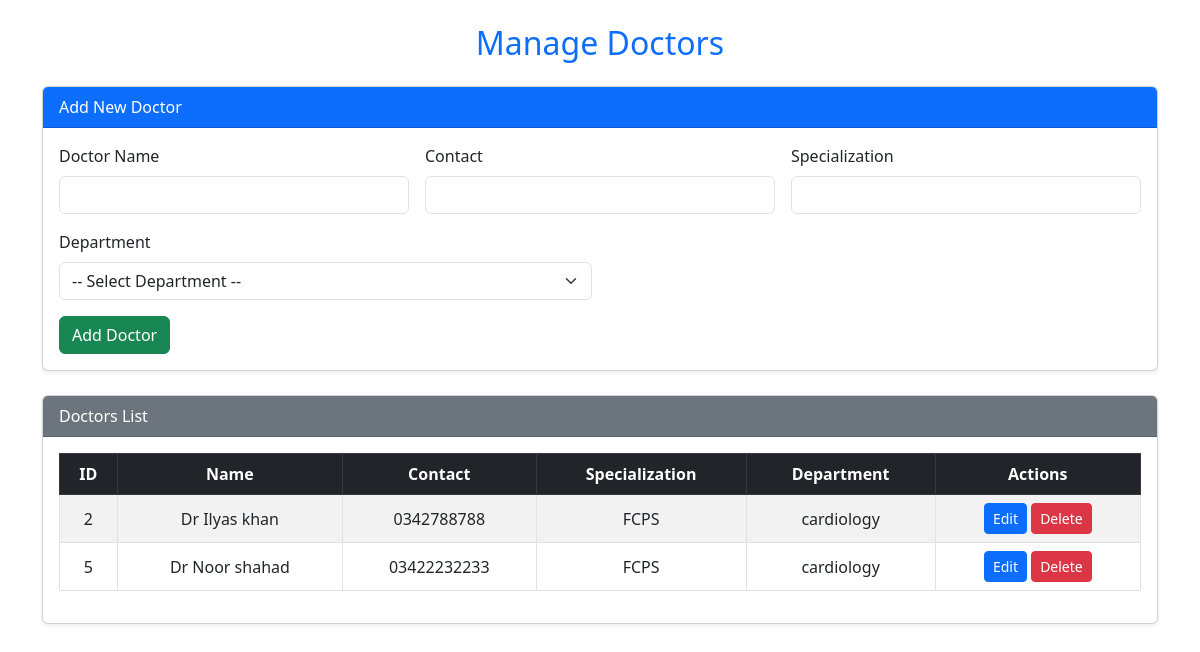
/doctor.php, run on the app's committed database.
### tables this page shows
CREATE TABLE `doctor` (
  `doctor_id` int(10) NOT NULL,
  `d_name` varchar(100) NOT NULL,
  `d_contact` varchar(50) NOT NULL,
  `specialization` varchar(100) NOT NULL,
  `deptt_id` int(11) NOT NULL,
  `time` varchar(100) NOT NULL
);

CREATE TABLE `department` (
  `deptt_id` int(10) NOT NULL,
  `deptt_name` varchar(100) NOT NULL
);

### doctor.php (the view, shortened to what this page needs)
<?php
include '../database/config.php';
$doctors = $conn->query("SELECT doctor.*, department.deptt_name AS dept_name
                         FROM doctor
                         JOIN department ON doctor.deptt_id = department.deptt_id");
$editing = false;
$editData = null;
?>
<!DOCTYPE html>
<html lang="en">
<head>
  <link href="https://cdn.jsdelivr.net/npm/bootstrap@5.3.0/dist/css/bootstrap.min.css" rel="stylesheet">
</head>
<body>
<div class="container py-4">
  <h2 class="mb-4 text-center text-primary">Manage Doctors</h2>
  <div class="card mb-4 shadow-sm">
    <div class="card-header bg-primary text-white"><?= $editing ? 'Edit Doctor' : 'Add New Doctor' ?></div>
    <div class="card-body">
      <form method="POST" action="">
        <div class="row g-3">
          <div class="col-md-4">
            <label class="form-label">Doctor Name</label>
            <input type="text" name="name" class="form-control" value="<?= $editing ? $editData['d_name'] : '' ?>" required>
          </div>
          <div class="col-md-4">
            <label class="form-label">Contact</label>
            <input type="text" name="contact" class="form-control" value="<?= $editing ? $editData['d_contact'] : '' ?>" required>
          </div>
          <div class="col-md-4">
            <label class="form-label">Specialization</label>
            <input type="text" name="specialization" class="form-control" value="<?= $editing ? $editData['specialization'] : '' ?>" required>
          </div>
          <div class="col-md-6">
            <label class="form-label">Department</label>
            <select name="department_id" class="form-select" required>
              <option disabled <?= $editing ? '' : 'selected' ?>>-- Select Department --</option>
            </select>
          </div>
          <div class="col-12">
            <?php if ($editing): ?>
              <button type="submit" name="updateDoctor" class="btn btn-warning">Update Doctor</button>
              <a href="doctor.php" class="btn btn-secondary">Cancel</a>
            <?php else: ?>
              <button type="submit" name="addDoctor" class="btn btn-success">Add Doctor</button>
            <?php endif; ?>
          </div>
        </div>
      </form>
    </div>
  </div>
  <div class="card shadow-sm">
    <div class="card-header bg-secondary text-white">Doctors List</div>
    <div class="card-body table-responsive">
      <table class="table table-striped table-bordered align-middle text-center">
        <thead class="table-dark">
        <tr>
          <th>ID</th>
          <th>Name</th>
          <th>Contact</th>
          <th>Specialization</th>
          <th>Department</th>
          <th>Actions</th>
        </tr>
        </thead>
        <tbody>
        <?php while($row = $doctors->fetch_assoc()): ?>
          <tr>
            <td><?= $row['doctor_id'] ?></td>
            <td><?= $row['d_name'] ?></td>
            <td><?= $row['d_contact'] ?></td>
            <td><?= $row['specialization'] ?></td>
            <td><?= $row['dept_name'] ?></td>
            <td>
              <a href="doctor.php?edit=<?= $row['doctor_id'] ?>" class="btn btn-sm btn-primary">Edit</a>
              <a href="doctor.php?delete=<?= $row['doctor_id'] ?>" class="btn btn-sm btn-danger"
                 onclick="return confirm('Are you sure you want to delete this doctor?')">Delete</a>
            </td>
          </tr>
        <?php endwhile; ?>
        </tbody>
      </table>
    </div>
  </div>
</div>
</body>
</html>

### data on the page
doctor: doctor_id "2", d_name "Dr Ilyas khan", d_contact "0342788788", specialization "FCPS", deptt.deptt_name "cardiology"
doctor: doctor_id "5", d_name "Dr Noor shahad", d_contact "03422232233", specialization "FCPS", deptt.deptt_name "cardiology"
